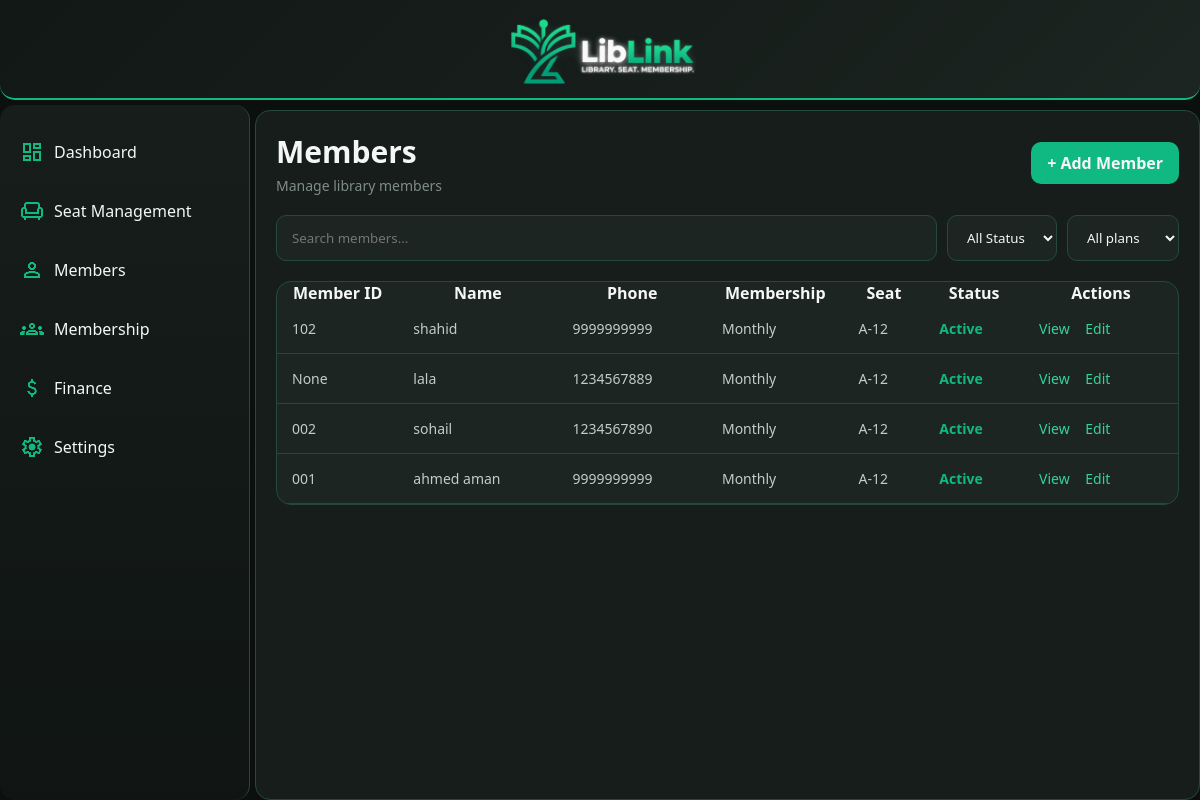
The app's page /MembersPage/ with its own data.
### App/models.py (models this page shows, shortened)
class Member(models.Model):
    full_name = models.CharField(max_length=100)
    MemberID = models.CharField(max_length=10, null=True, blank=True)
    phone = models.CharField(max_length=15)
    email = models.EmailField(blank=True)
    date_of_birth = models.DateField()
    address = models.TextField()
    joined_date = models.DateField()
    status = models.BooleanField(default=True)
    created_at = models.DateTimeField(auto_now_add=True)
    class Meta:
        constraints = [
            models.UniqueConstraint(
                fields=["MemberID"],
                condition=models.Q(MemberID__isnull=False),
                name="unique_member_id")
            ]

### App/views.py (the view)
# urls.py: path('MembersPage/', views.MembersPage, name= 'MembersPage'),
def MembersPage(request):
    allmembers = Member.objects.all().order_by("-id")
    return render(request,"MembersPage.html",{'allmembers':allmembers})

### App/templates/MembersPage.html (shortened to what this page needs)
{% extends 'base.html' %}
{% block  pagecontent %}
<div class="members-header">
    <div>
        <h1>Members</h1>
        <p>Manage library members</p>
    </div>
    <a href="{% url 'AddMember' %}" class="primary-btn">
        + Add Member
    </a>
</div>
<div class="members-toolbar">
    <input
        type="text"
        placeholder="Search members..."
        class="member-search"
    >
    <select name="member-status-filter" class="member-status-filter">
        <option value="">All Status</option>
    </select>
    <select name="member-plan-filter" class="member-plan-filter">
        <option value="">All plans</option>
    </select>
</div>
<div class="members-table">
<table>
    <thead>
        <tr>
            <th>Member ID</th>
            <th>Name</th>
            <th>Phone</th>
            <th>Membership</th>
            <th>Seat</th>
            <th>Status</th>
            <th>Actions</th>
        </tr>
    </thead>
    <tbody>
    {% for member in allmembers %}
        <tr>
            <td>{{member.MemberID}}</td>
            <td>{{member.full_name}}</td>
            <td>{{member.phone}}</td>
            <td>Monthly</td>
            <td>A-12</td>
            <td>
                {% if member.status %}
                    <span class="active">
                    Active</span>
                {% else %}
                 <span class="inactive">
                        Inactive
                {% endif %}
            </td>
            <td border="1">
                <a href="{% url 'MemberDetails' member.id %}">View</a>
                <a href="{% url 'EditMember' member.id %}">Edit</a>
            </td>
        </tr>
    {% endfor %}
</tbody>
</table>
</div>
{% endblock %}

### static/css/style.css (style rules this page uses)
:root { --bg-main: #0B0F0E; --bg-sidebar: #101513; --bg-header: #121816; --surface: #161D1A; --surface-card: #1C2521; --surface-hover: #252F2B; --surface-active: #2D3934; --primary: #10B981; --primary-hover: #0EA371; --primary-light: #34D399; --white: #FFFFFF; --text-primary: #F5F7F6; --text-secondary: #C2CCC8; --text-muted: #7F8C87; --border: #27493c; --border-light: #35413C; --border-primary: #10B981; --success: #10B981; --warning: #F59E0B; --danger: #EF4444; --info: #38BDF8; --shadow: rgba(0, 0, 0, 0.40); --overlay: rgba(255, 255, 255, 0.05); }
* { font-family: 'Noto Sans', sans-serif; padding: 0; margin: 0; box-sizing: border-box; }
body { background-color: var(--bg-main); color: var(--text-primary); }
.members-header { display:flex; justify-content: space-between; align-items: center; margin-bottom: 20px; }
.members-header h1 { font-size: 30px; color:var(--text-primary) }
.members-header p { margin-top: 4px; color:var(--text-muted); font-size: 14px; ; }
.members-toolbar { display: flex; gap:10px; margin-bottom: 20px; }
.member-search { flex:1; padding: 12px 15px; background: var(--surface-card); color:var(--text-primary); border: 1px solid var(--border); border-radius: 10px; outline: none; }
.member-status-filter, .member-plan-filter { padding: 12px 15px ; background:var(--surface-card); color:var(--text-primary); border:1px solid var(--border); border-radius: 10px; outline: none; }
.primary-btn { display: inline-flex; align-items: center; justify-content: center ; padding: 10px 16px; background:var(--primary); color: var(--text-primary); text-decoration: none; border-radius: 10px; font-weight: 600; transition: background 0.2s ease, transform 0.2s ease; }
.members-table { background: var(--surface-card); border:1px solid var(--border); border-radius: 15px; overflow:hidden; }
.members-table table { width: 100%; border-collapse: collapse; }
.members-table td { padding: 15px; color: var(--text-secondary); font-size: 14px; border-bottom: 1px solid var(--border); }
.active { color:var(--success); font-weight: 600; }
.members-table td a { color:var(--primary-light); text-decoration: none; margin-right: 12px; }

### records on screen
Member: MemberID "102", full_name "shahid", phone "9999999999", status "Active"
Member: MemberID "None", full_name "lala", phone "1234567889", status "Active"
Member: MemberID "002", full_name "sohail", phone "1234567890", status "Active"
Member: MemberID "001", full_name "ahmed aman", phone "9999999999", status "Active"
